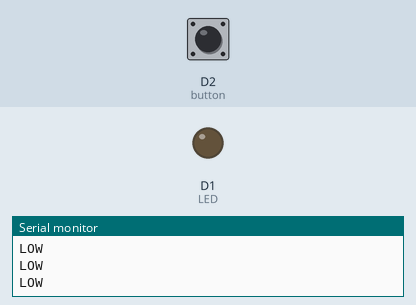
Simulated run of this sketch. Board: ESP8266 (NodeMCU). On the bench: output pins drawn as LEDs (lit = HIGH), the last lines printed to the serial monitor. The test bench sets the inputs (shaded band); at power-on: D2 (button) LOW.

Above: at 1.8 s.
1.9 s: D2 (button) pulled HIGH for 0.6 s
At 2.4 s:
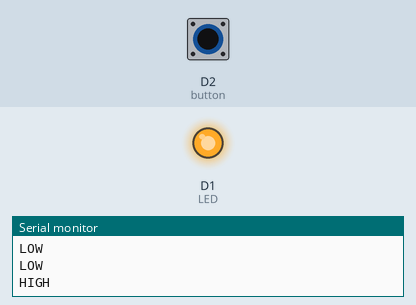
4.0 s: D2 (button) pulled HIGH for 3.2 s
At 7.9 s:
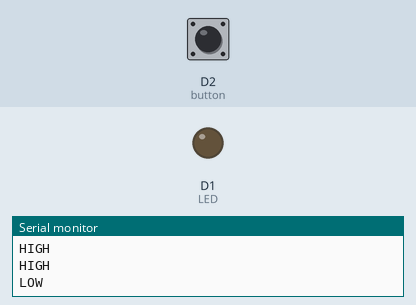
Timing chart, 0 to 9.4 s (numbered marks = the images above; inputs shaded):
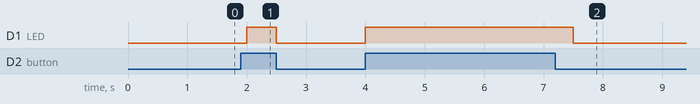

The sketch:

22_Lab-03.ino
```cpp
const int button = D2;
const int LED = D1;

int buttonState = 0;

void setup() {
  Serial.begin(115200);

  pinMode(button, INPUT);
  pinMode(LED, OUTPUT);
}

void loop() {
  buttonState = digitalRead(button);

  if (buttonState == HIGH) { // turn LED on:
    digitalWrite(LED, HIGH);
    Serial.print("HIGH");
    Serial.println();
  } else { // turn LED off:
    digitalWrite(LED, LOW);
    Serial.print("LOW");
    Serial.println();
  }

  delay(500);
}
```

Measured:
- after the input at 1.9 s, D1 (LED): LOW → HIGH after 0.10 s, → LOW 0.50 s later
- after the input at 4.0 s, D1 (LED): LOW → HIGH at once, → LOW 3.5 s later
